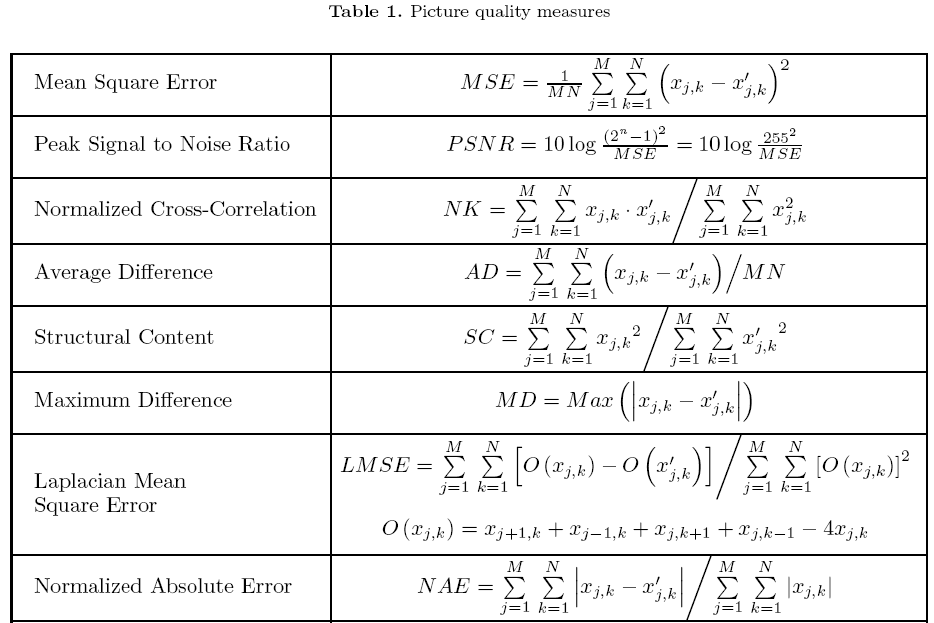
%> input picture imagequality/Reference.PNG, 934 x 623 px
$ octave --eval "result = MaxFrequencyMeasure(imread('Reference.PNG'));"   (GNU Octave 9; MATLAB toolbox functions it lacks are replaced by stand-ins)
%> lines starting %> are read from the running program, lines starting %| are printed output that depends on the picture
### imagequality/normminmax.m
function Inorm = normminmax(I)
Inorm = I-min(min(I));
Inorm = Inorm./max(max(Inorm));
end

### imagequality/MaxFrequencyMeasure.m
function frequencymeasure = MaxFrequencyMeasure(Image)

result = log(abs(fftshift(fft2((Image)))));
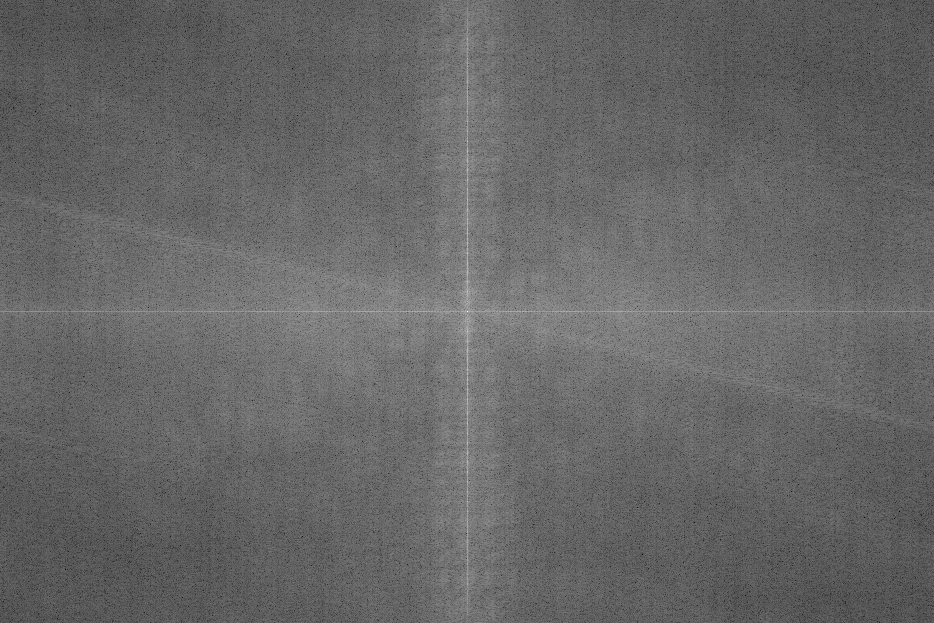
%> result: size 623x934x3 double; min 2.96, max 18.75, mean 9.34; drawn with min black and max white
sx = linspace( -size(result,2)/2, size(result,2)/2, size(result,2));
%> sx = 934 values from -467 to 467
sy = linspace( -size(result,1)/2, size(result,1)/2, size(result,1));
%> sy = 623 values from -311.5 to 311.5
[XX YY] = meshgrid(sx, sy);
[THETA,RHO] = cart2pol(XX, YY);
RHO = (normminmax(RHO));
RHO1 = im2bw(RHO, 0.1);
RHO2 = im2bw(RHO, 0.6);
A = ((result.*(RHO2-RHO1)));
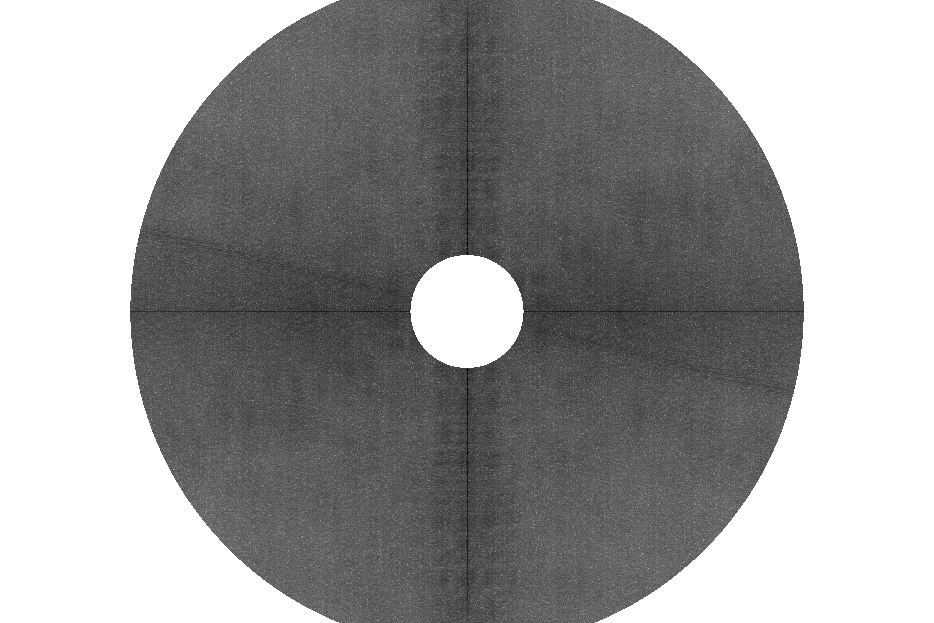
%> A: size 623x934x3 double; min -14.76, max 0, mean -5.61; drawn with min black and max white
[M,I] = max(A(:));
%> M = 0; I = 1
[I_row, I_col] = ind2sub(size(A),I);
%> I_row = 1; I_col = 1

I_row = I_row - size(Image,1)/2;
%> I_row = -310.5
I_col = I_col - size(Image,2)/2;
%> I_col = -466

frequencymeasure = sqrt(I_row^2  + I_col^2)
%> frequencymeasure = 560
